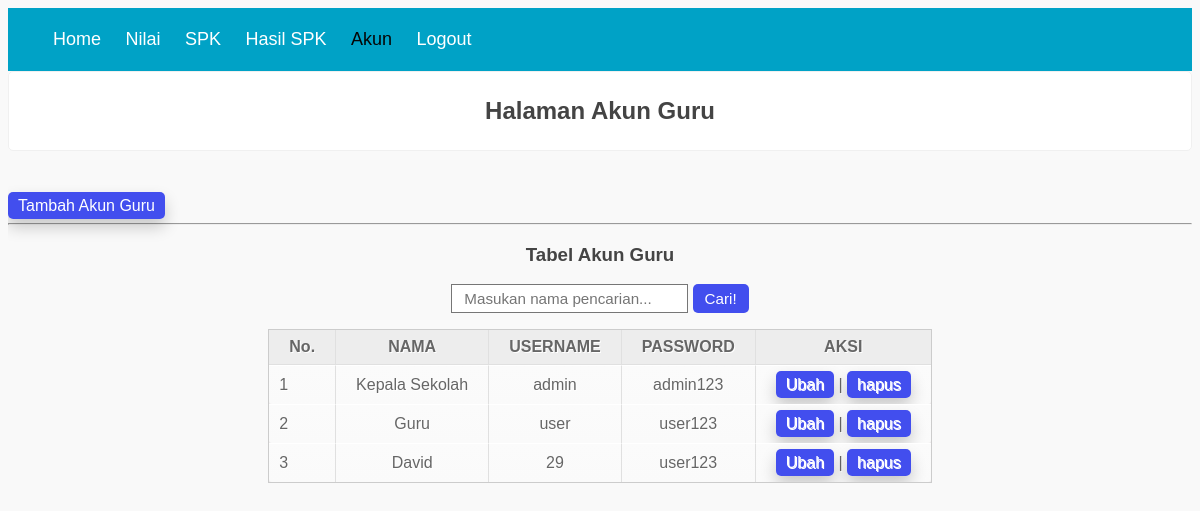
The app's page /akun.php (signed in) with its own data.
### tables this page shows
CREATE TABLE `user` (
  `id_user` int(11) NOT NULL,
  `nama` varchar(30) NOT NULL,
  `username` varchar(30) NOT NULL,
  `password` varchar(30) NOT NULL,
  `level` varchar(20) NOT NULL
);

### functions.php (called while the page is built, shortened)
<?php
$conn = mysqli_connect("localhost", "root", "", "spk");
function query($query){
    global $conn;
    $result = mysqli_query($conn, $query);
    $rows=[];
    while($row = mysqli_fetch_assoc($result) ){
        $rows[] = $row;
    }
    return $rows;
}
?>

### akun.php (the view, shortened to what this page needs)
<?php
require 'functions.php';
$guru = query ("SELECT * FROM user");
?>
<html>
<head>
    <link rel="stylesheet" type="text/css" href="css1/style_akun1.css">
</head>
<body>
    <div class="content">
        <nav>
            <ul>
                <li><a href="index.php">Home</a></li>
                <li><a href="nilai.php">Nilai</a></li>
                <li><a href="ubahBobot.php">SPK</a></li>
                <li><a href="report.php">Hasil SPK</a></li>
                <li id="akun"><a href="akun.php" class="akun">Akun</a></li>
                <li><a href="logout.php" onclick="return confirm('apakah anda ingin logout?');">Logout</a></li>
            </ul>
        </nav>
        <header>
            <h2 class="judul">Halaman Akun Guru</h2>
        </header>
        <br></br>
    <a href="tambah/tambah_akun.php" class="button">Tambah Akun Guru</a>
<hr>
<center><h3>Tabel Akun Guru</h3></center>
    <form action="" method="post" align="center">
        <input type="text" name="keyword" class="cari" size="40" autofocus placeholder="Masukan nama pencarian..."
        autocomplete="off" required>
        <button type="submit" class="cari" name="cari">Cari!</button>
    </form>
<center>
<table cellspacing='0'>
    <thead>
        <tr>
            <th>No.</th>
            <th>NAMA</th>
            <th>USERNAME</th>
            <th>PASSWORD</th>
            <th>AKSI</th>
        </tr>
    </thead>
        <?php $i = 1; ?>
        <?php foreach($guru as $user) : ?>
    <tbody>
        <tr>
            <td><?= $i ?></td>
            <td><?= $user["nama"]; ?></td>
            <td><?= $user["username"]; ?></td>
            <td><?= $user["password"]?></td>
            <td>
                <a href="tambah/ubah_akun.php?id=<?= $user["id_user"]; ?>" class="button">Ubah</a> |
                <a href="hapus/hapus_user.php?id=<?= $user["id_user"]; ?>" class="button" onclick="return confirm('yakin ingin menghapus?');">hapus</a>
            </td>
        </tr>
    </tbody>
        <?php $i++ ?>
        <?php endforeach; ?>
</table>
</center>
    </div>
</body>
</html>

### css1/style_akun1.css (style rules this page uses)
body { background-color: #f9f9f9; font-size: 16px; color: #444; font-family: sans-serif; overflow: auto; }
.content { width: 100%; margin: auto; margin-bottom: 50px; overflow: auto; }
header { background-color: white; padding: 5px 5px; border-radius: 5px; border: 1px solid #f0f0f0; margin-bottom: 10px; }
header h2.judul { text-align: center; }
nav li { display: inline; list-style-type: none; margin-right: 20px; }
nav { background-color: #00a2c6; padding: 5px; position: sticky; top: 0; }
nav a { font-size: 18px; font-weight: 400; text-decoration: none; color: white; }
#akun a { color: rgb(5, 5, 5); }
a.button, button.tombol { background-color: #424eee; color: white; text-decoration: none; text-align: center; margin-bottom: 10px; padding: 5px 10px; cursor: pointer; box-shadow: 0px 8px 16px 0px rgba(0, 0, 0, 0.2); border-radius: 5px; }
input.cari { box-sizing: border-box; width: 20%; border-width: 1px; border-style: solid; padding: 5px; outline: 0; font-family: inherit; font-size: 0.95em; }
button.cari { background: #424eee; border: none; padding: 6px 12px; border-radius: 5px; color: white; font-size: 0.95em; }
input.cari { padding: 5px 12px; }
h3 { font-family: sans-serif; }
table { font-family: Arial, Helvetica, sans-serif; color: #666; text-shadow: 1px 1px 0px #fff; background: #eeebec; border: #ccc 1px solid; overflow: auto; }
table th { padding: 8px 20px; border-left: 1px solid #e0e0e0; border-bottom: 1px solid #e0e0e0; background: #ededed; font-size: 1em; }
table th:first-child { border-left: none; }
table tr { text-align: center; padding-left: 10px; }
table td:first-child { text-align: left; padding-left: 10px; border-left: 0; }
table td { padding: 10px 20px; overflow: auto; border-top: 1px solid #ffffff; border-bottom: 1px solid #e0e0e0; border-left: 1px solid #e0e0e0; background: #fafafa; background: -webkit-gradient(linear, left top, left bottom, from(#fbfbfb), to(#fafafa)); background: -moz-linear-gradient(top, #fbfbfb, #fafafa); }
table tr:last-child td { border-bottom: 0; }
table tr:last-child td:first-child { -moz-border-radius-bottomleft: 3px; -webkit-border-bottom-left-radius: 3px; border-bottom-left-radius: 3px; }
table tr:last-child td:last-child { -moz-border-radius-bottomright: 3px; -webkit-border-bottom-right-radius: 3px; border-bottom-right-radius: 3px; }

### records on screen
user: nama "Kepala Sekolah", username "admin", password "admin123"
user: nama "Guru", username "user", password "user123"
user: nama "David", username "29", password "user123"
